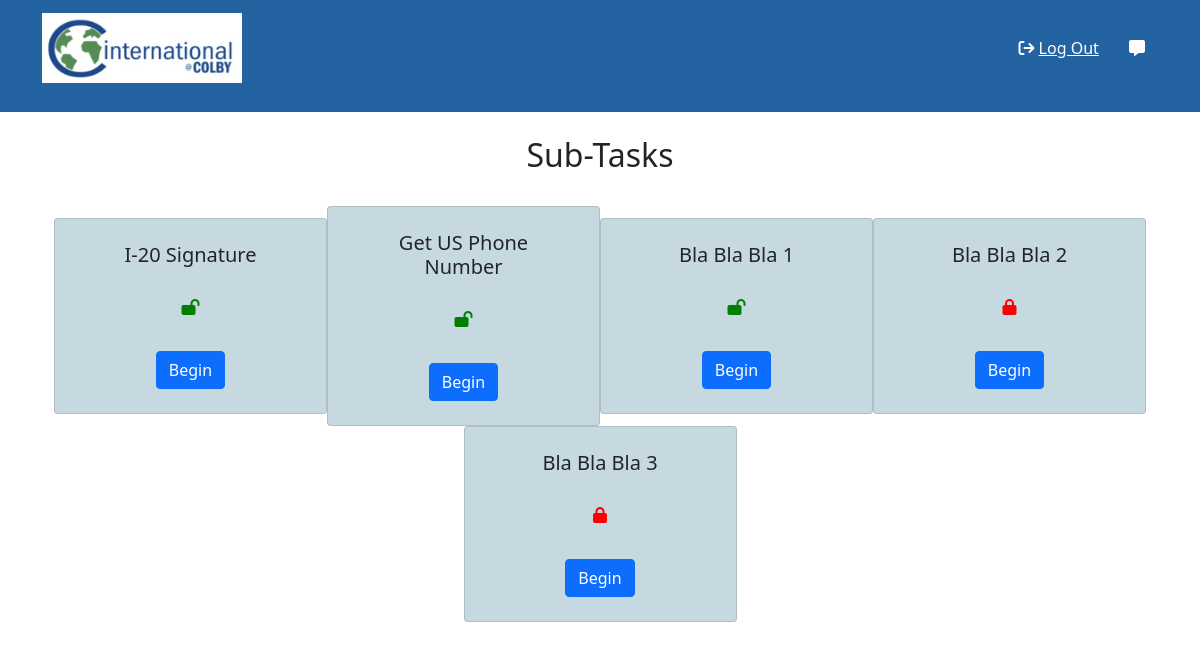
Page /subtask/1 (signed in) on the committed database.
### website/models.py (models this page shows)
class Subtask(db.Model):
    id = db.Column(db.Integer, primary_key=True)
    title = db.Column(db.String(80), nullable=False)
    content = db.Column(db.String(120), nullable=False)
    task_id = db.Column(db.Integer, db.ForeignKey('task.id'), nullable=False)
    steps = db.relationship('Step', backref='subtask')

### website/views.py (the view)
@main_blueprint.route('/subtask/<int:task_id>')
@login_required
def subtask(task_id):
    subtasks = Subtask.query.filter_by(task_id=task_id).all()
    subtask_progress = {}
    for my_subtask in subtasks:
        subtask_progress[my_subtask] = get_subtask_status_by_progress(my_subtask)
    return render_template('subtask.html', subtasks=subtasks, subtask_progress=subtask_progress)

### website/views.py (called while the page is built)
def get_subtask_status_by_progress(cur_subtask):
    cur_progress = Progress.query.filter_by(user_id=current_user.id,
                                            subtask_id=cur_subtask.id).first()
    if cur_progress:
        return 'complete' if cur_progress.complete else 'incomplete'
    return 'incomplete'

### website/templates/subtask.html
<!doctype html>
<html lang="en">
<head>
    {% include 'bootstrapStarter.html' %}
</head>
<body>
    {% include 'navbar.html' %}
    <content class="container row mx-auto mt-4">
        <h5 class="text-center h2 pb-4">Sub-Tasks</h5>
        {% for subtask in subtasks: %}
        <div class="m-auto col-lg-3 text-center card" style="background: #C7D9E0;">
            <div class="card-body m-2">
                <h5 class="card-title">{{ subtask.title }}</h5>
                <p class="card-text">
                <i class="{{'fa-solid fa-lock-open mt-4' if subtask_progress[subtask] == 'complete' else 'fa-solid fa-lock mt-4'}}"
                   style="color:{{'green' if subtask_progress[subtask] == 'complete' else 'red'}}";></i></p>
                <a class="btn btn-primary mt-3" href="{{url_for ('main.steps', subtask_id=subtask.id)}}">Begin</a>
            </div>
        </div>
        {% endfor %}
    </content>
</body>

### rows in the picture
Subtask: title "I-20 Signature"
Subtask: title "Get US Phone Number"
Subtask: title "Bla Bla Bla 1"
Subtask: title "Bla Bla Bla 2"
Subtask: title "Bla Bla Bla 3"
